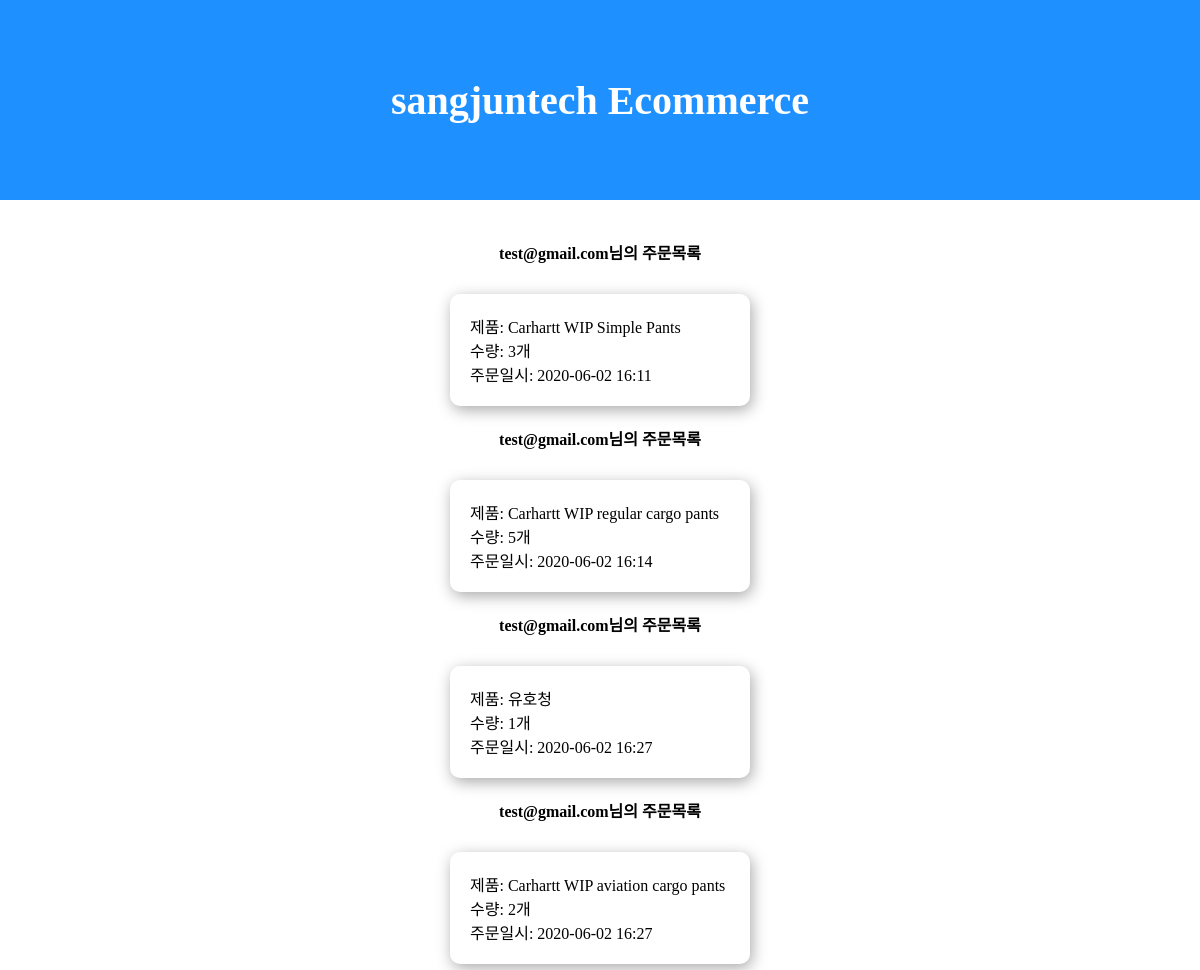
The app's page /order/list/ (signed in), older data.
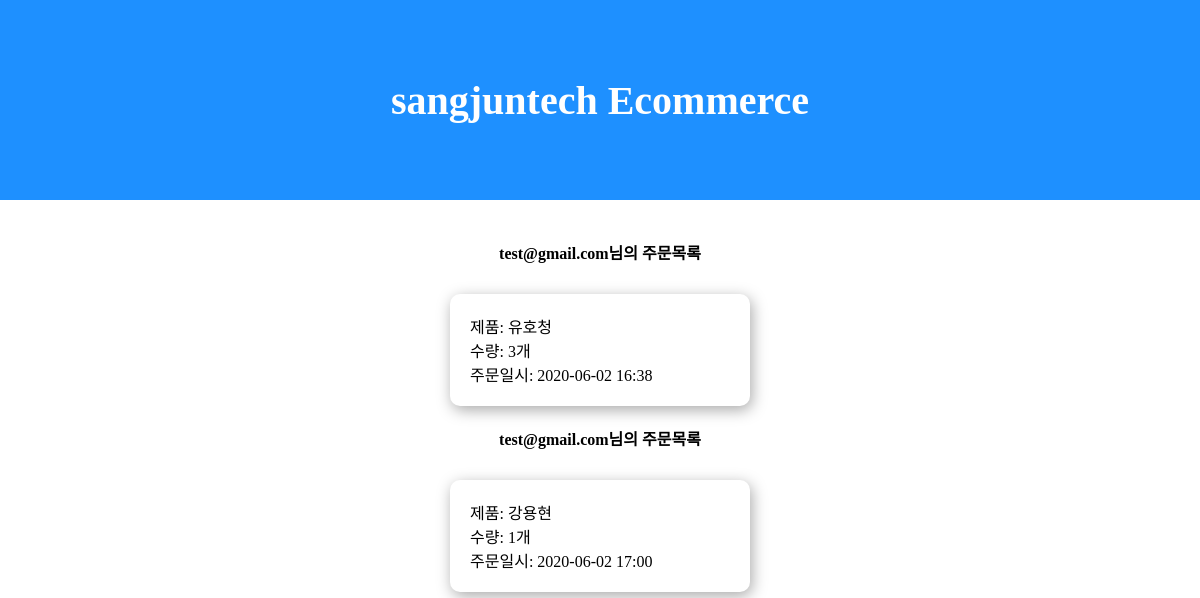
The same page, newer data.
### order/models.py (models this page shows, shortened)
class Order(models.Model):
    objects = models.Manager()
    user = models.ForeignKey('user.User', on_delete=models.CASCADE, verbose_name="사용자")
    product = models.ForeignKey('product.Product', on_delete=models.CASCADE, verbose_name='상품')
    quantity = models.IntegerField(verbose_name='수량')
    register_date = models.DateTimeField(auto_now_add=True, verbose_name='등록 날짜')
    class Meta:
        db_table = 'ecommerce_order'
        verbose_name = '주문'
        verbose_name_plural = '주문'

### user/models.py (models this page shows)
class User(models.Model):
    objects = models.Manager()
    DoesNotExist = models.Manager()
    email = models.EmailField(verbose_name='이메일')
    level = models.CharField(max_length=8,verbose_name='등급',
        choices=(
            ('admin','admin'),
            ('user','user')
        ))
    password = models.CharField(max_length=128, verbose_name='비밀번호')
    register_date = models.DateTimeField(auto_now_add=True, verbose_name='등록날짜')
    def __str__(self):
        return self.email
    class Meta:
        db_table = 'ecommerce_user'
        verbose_name = '사용자'
        verbose_name_plural = '사용자'

### product/models.py (models this page shows)
class Product(models.Model):
    objects = models.Manager()
    name = models.CharField(max_length=256, verbose_name='상품명')
    price = models.IntegerField(verbose_name='상품가격')
    description = models.TextField(verbose_name='설명')
    stuck = models.IntegerField(verbose_name='재고')
    register_date = models.DateTimeField(auto_now_add=True, verbose_name='등록날짜')
    def __str__(self):
        return self.name
    class Meta:
        db_table = 'ecommerce_product'
        verbose_name = '상품'
        verbose_name_plural = '상품'

### order/views.py (the view)
# urls.py: path('order/list/', OrderList.as_view()),
@method_decorator(login_required, name="dispatch")
class OrderList(ListView):
    template_name = 'order.html'
    context_object_name = 'order_list'
    def get_queryset(self, **kwargs):
        queryset = Order.objects.filter(user__email = self.request.session.get('user'))
        return queryset

### order/templates/order.html
{% extends "base.html" %}
{% load humanize %}
{%block head %}
<link rel="stylesheet" href="/static/orderlist.css">
{% endblock %}
{% block contents %}
<header>sangjuntech Ecommerce</header>
{% for order in object_list %}
<div class="card">
<div class="orderuser">{{order.user}}님의 주문목록</div>
<div class="container">
    <div class="contents">
        <div class="order_product">제품: {{order.product}}</div>
        <div class="order_quantity">수량: {{order.quantity|intcomma}}개</div>
        <div class="registerday">주문일시: {{ order.register_date|date:'Y-m-d H:i' }}</div>
    </div>
</div>
{% endfor %}
</div>
</div>
{% endblock %}

Row changes from the older to the newer data that the page shows:
removed Order: user "test@gmail.com", product "Carhartt WIP Simple Pants", quantity "3", register_date "2020-06-02 16:11"
removed Order: user "test@gmail.com", product "Carhartt WIP regular cargo pants", quantity "5", register_date "2020-06-02 16:14"
removed Order: user "test@gmail.com", product "유호청", quantity "1", register_date "2020-06-02 16:27"
removed Order: user "test@gmail.com", product "Carhartt WIP aviation cargo pants", quantity "2", register_date "2020-06-02 16:27"
added Order: user "test@gmail.com", product "유호청", quantity "3", register_date "2020-06-02 16:38"
added Order: user "test@gmail.com", product "강용현", quantity "1", register_date "2020-06-02 17:00"
